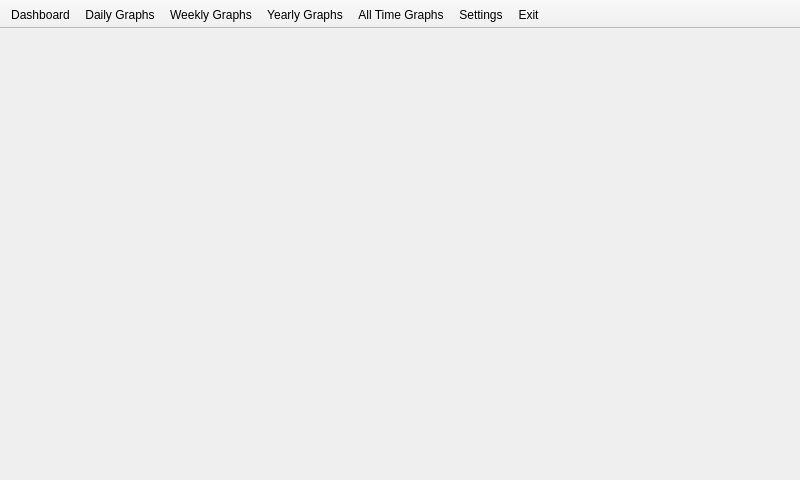
<?xml version="1.0" encoding="UTF-8"?>
<ui version="4.0">
 <class>MainWindow</class>
 <widget class="QMainWindow" name="MainWindow">
  <property name="geometry">
   <rect>
    <x>0</x>
    <y>0</y>
    <width>800</width>
    <height>480</height>
   </rect>
  </property>
  <property name="sizePolicy">
   <sizepolicy hsizetype="Fixed" vsizetype="Fixed">
    <horstretch>0</horstretch>
    <verstretch>0</verstretch>
   </sizepolicy>
  </property>
  <property name="minimumSize">
   <size>
    <width>800</width>
    <height>480</height>
   </size>
  </property>
  <property name="maximumSize">
   <size>
    <width>800</width>
    <height>480</height>
   </size>
  </property>
  <property name="windowTitle">
   <string>Weather Station</string>
  </property>
  <widget class="QWidget" name="centralwidget">
   <property name="styleSheet">
    <string notr="true"/>
   </property>
   <layout class="QHBoxLayout" name="horizontalLayout_2">
    <property name="spacing">
     <number>0</number>
    </property>
    <property name="leftMargin">
     <number>0</number>
    </property>
    <property name="topMargin">
     <number>0</number>
    </property>
    <property name="rightMargin">
     <number>0</number>
    </property>
    <property name="bottomMargin">
     <number>0</number>
    </property>
    <item>
     <widget class="QStackedWidget" name="stackedWidget">
      <property name="sizePolicy">
       <sizepolicy hsizetype="Preferred" vsizetype="Preferred">
        <horstretch>1</horstretch>
        <verstretch>0</verstretch>
       </sizepolicy>
      </property>
      <property name="currentIndex">
       <number>1</number>
      </property>
      <widget class="QWidget" name="Dashboard">
       <layout class="QGridLayout" name="gridLayout">
        <property name="leftMargin">
         <number>4</number>
        </property>
        <property name="topMargin">
         <number>4</number>
        </property>
        <property name="rightMargin">
         <number>4</number>
        </property>
        <property name="bottomMargin">
         <number>4</number>
        </property>
        <property name="spacing">
         <number>4</number>
        </property>
        <item row="1" column="2">
         <widget class="QFrame" name="frame_2">
          <property name="sizePolicy">
           <sizepolicy hsizetype="Ignored" vsizetype="Ignored">
            <horstretch>1</horstretch>
            <verstretch>1</verstretch>
           </sizepolicy>
          </property>
          <property name="styleSheet">
           <string notr="true">border: 0px;</string>
          </property>
          <property name="frameShape">
           <enum>QFrame::StyledPanel</enum>
          </property>
          <property name="frameShadow">
           <enum>QFrame::Plain</enum>
          </property>
          <property name="lineWidth">
           <number>0</number>
          </property>
          <widget class="QFrame" name="frame_7">
           <property name="geometry">
            <rect>
             <x>0</x>
             <y>0</y>
             <width>394</width>
             <height>223</height>
            </rect>
           </property>
           <property name="sizePolicy">
            <sizepolicy hsizetype="Ignored" vsizetype="Ignored">
             <horstretch>1</horstretch>
             <verstretch>1</verstretch>
            </sizepolicy>
           </property>
           <property name="styleSheet">
            <string notr="true">border: 0px;</string>
           </property>
           <property name="frameShape">
            <enum>QFrame::StyledPanel</enum>
           </property>
           <property name="frameShadow">
            <enum>QFrame::Raised</enum>
           </property>
           <property name="lineWidth">
            <number>0</number>
           </property>
           <layout class="QHBoxLayout" name="horizontalLayout_6">
            <property name="spacing">
             <number>0</number>
            </property>
            <property name="leftMargin">
             <number>0</number>
            </property>
            <property name="topMargin">
             <number>0</number>
            </property>
            <property name="rightMargin">
             <number>0</number>
            </property>
            <property name="bottomMargin">
             <number>0</number>
            </property>
            <item>
             <widget class="QFrame" name="frame_10">
              <property name="sizePolicy">
               <sizepolicy hsizetype="Ignored" vsizetype="Ignored">
                <horstretch>3</horstretch>
                <verstretch>0</verstretch>
               </sizepolicy>
              </property>
              <property name="styleSheet">
               <string notr="true"/>
              </property>
              <property name="frameShape">
               <enum>QFrame::StyledPanel</enum>
              </property>
              <property name="frameShadow">
               <enum>QFrame::Raised</enum>
              </property>
              <layout class="QHBoxLayout" name="horizontalLayout_7">
               <property name="leftMargin">
                <number>30</number>
               </property>
               <property name="topMargin">
                <number>30</number>
               </property>
               <property name="rightMargin">
                <number>30</number>
               </property>
               <property name="bottomMargin">
                <number>30</number>
               </property>
               <item>
                <widget class="QLabel" name="label_16">
                 <property name="sizePolicy">
                  <sizepolicy hsizetype="Expanding" vsizetype="Minimum">
                   <horstretch>0</horstretch>
                   <verstretch>0</verstretch>
                  </sizepolicy>
                 </property>
                 <property name="text">
                  <string/>
                 </property>
                 <property name="pixmap">
                  <pixmap>images/humidity.png</pixmap>
                 </property>
                 <property name="scaledContents">
                  <bool>true</bool>
                 </property>
                 <property name="wordWrap">
                  <bool>false</bool>
                 </property>
                </widget>
               </item>
              </layout>
             </widget>
            </item>
            <item>
             <widget class="QFrame" name="frame_11">
              <property name="sizePolicy">
               <sizepolicy hsizetype="Ignored" vsizetype="Expanding">
                <horstretch>2</horstretch>
                <verstretch>0</verstretch>
               </sizepolicy>
              </property>
              <property name="minimumSize">
               <size>
                <width>0</width>
                <height>0</height>
               </size>
              </property>
              <property name="styleSheet">
               <string notr="true"/>
              </property>
              <property name="frameShape">
               <enum>QFrame::StyledPanel</enum>
              </property>
              <property name="frameShadow">
               <enum>QFrame::Raised</enum>
              </property>
              <layout class="QGridLayout" name="gridLayout_4">
               <property name="leftMargin">
                <number>20</number>
               </property>
               <property name="topMargin">
                <number>0</number>
               </property>
               <property name="rightMargin">
                <number>0</number>
               </property>
               <property name="bottomMargin">
                <number>0</number>
               </property>
               <property name="horizontalSpacing">
                <number>0</number>
               </property>
               <item row="3" column="1">
                <widget class="QLabel" name="minHumFeild">
                 <property name="text">
                  <string>TextLabel</string>
                 </property>
                </widget>
               </item>
               <item row="1" column="1">
                <widget class="QLabel" name="currenthumFeild">
                 <property name="text">
                  <string>TextLabel</string>
                 </property>
                </widget>
               </item>
               <item row="3" column="0">
                <widget class="QLabel" name="label_17">
                 <property name="sizePolicy">
                  <sizepolicy hsizetype="Preferred" vsizetype="Preferred">
                   <horstretch>0</horstretch>
                   <verstretch>0</verstretch>
                  </sizepolicy>
                 </property>
                 <property name="text">
                  <string>Minimum:</string>
                 </property>
                 <property name="alignment">
                  <set>Qt::AlignRight|Qt::AlignTrailing|Qt::AlignVCenter</set>
                 </property>
                </widget>
               </item>
               <item row="0" column="0">
                <widget class="QLabel" name="label_18">
                 <property name="sizePolicy">
                  <sizepolicy hsizetype="Preferred" vsizetype="Preferred">
                   <horstretch>0</horstretch>
                   <verstretch>0</verstretch>
                  </sizepolicy>
                 </property>
                 <property name="text">
                  <string>Maximum:</string>
                 </property>
                 <property name="alignment">
                  <set>Qt::AlignRight|Qt::AlignTrailing|Qt::AlignVCenter</set>
                 </property>
                </widget>
               </item>
               <item row="1" column="0">
                <widget class="QLabel" name="label_19">
                 <property name="sizePolicy">
                  <sizepolicy hsizetype="Preferred" vsizetype="Preferred">
                   <horstretch>0</horstretch>
                   <verstretch>0</verstretch>
                  </sizepolicy>
                 </property>
                 <property name="text">
                  <string>Current:</string>
                 </property>
                 <property name="alignment">
                  <set>Qt::AlignRight|Qt::AlignTrailing|Qt::AlignVCenter</set>
                 </property>
                </widget>
               </item>
               <item row="0" column="1">
                <widget class="QLabel" name="maxHumFeild">
                 <property name="text">
                  <string>TextLabel</string>
                 </property>
                </widget>
               </item>
              </layout>
             </widget>
            </item>
           </layout>
          </widget>
         </widget>
        </item>
        <item row="2" column="1">
         <widget class="QFrame" name="frame_3">
          <property name="sizePolicy">
           <sizepolicy hsizetype="Ignored" vsizetype="Ignored">
            <horstretch>1</horstretch>
            <verstretch>1</verstretch>
           </sizepolicy>
          </property>
          <property name="styleSheet">
           <string notr="true">border: 0px;</string>
          </property>
          <property name="frameShape">
           <enum>QFrame::StyledPanel</enum>
          </property>
          <property name="frameShadow">
           <enum>QFrame::Sunken</enum>
          </property>
          <widget class="QFrame" name="frame_15">
           <property name="geometry">
            <rect>
             <x>0</x>
             <y>0</y>
             <width>394</width>
             <height>223</height>
            </rect>
           </property>
           <property name="sizePolicy">
            <sizepolicy hsizetype="Ignored" vsizetype="Ignored">
             <horstretch>1</horstretch>
             <verstretch>1</verstretch>
            </sizepolicy>
           </property>
           <property name="styleSheet">
            <string notr="true">border: 0px;</string>
           </property>
           <property name="frameShape">
            <enum>QFrame::StyledPanel</enum>
           </property>
           <property name="frameShadow">
            <enum>QFrame::Raised</enum>
           </property>
           <property name="lineWidth">
            <number>0</number>
           </property>
           <layout class="QHBoxLayout" name="horizontalLayout_10">
            <property name="spacing">
             <number>0</number>
            </property>
            <property name="leftMargin">
             <number>0</number>
            </property>
            <property name="topMargin">
             <number>0</number>
            </property>
            <property name="rightMargin">
             <number>0</number>
            </property>
            <property name="bottomMargin">
             <number>0</number>
            </property>
            <item>
             <widget class="QFrame" name="frame_16">
              <property name="sizePolicy">
               <sizepolicy hsizetype="Ignored" vsizetype="Ignored">
                <horstretch>3</horstretch>
                <verstretch>0</verstretch>
               </sizepolicy>
              </property>
              <property name="styleSheet">
               <string notr="true"/>
              </property>
              <property name="frameShape">
               <enum>QFrame::StyledPanel</enum>
              </property>
              <property name="frameShadow">
               <enum>QFrame::Raised</enum>
              </property>
              <layout class="QHBoxLayout" name="horizontalLayout_11">
               <property name="leftMargin">
                <number>30</number>
               </property>
               <property name="topMargin">
                <number>30</number>
               </property>
               <property name="rightMargin">
                <number>30</number>
               </property>
               <property name="bottomMargin">
                <number>30</number>
               </property>
               <item>
                <widget class="QLabel" name="label_24">
                 <property name="sizePolicy">
                  <sizepolicy hsizetype="Expanding" vsizetype="Minimum">
                   <horstretch>0</horstretch>
                   <verstretch>0</verstretch>
                  </sizepolicy>
                 </property>
                 <property name="text">
                  <string/>
                 </property>
                 <property name="pixmap">
                  <pixmap>images/wind.png</pixmap>
                 </property>
                 <property name="scaledContents">
                  <bool>true</bool>
                 </property>
                 <property name="wordWrap">
                  <bool>false</bool>
                 </property>
                </widget>
               </item>
              </layout>
             </widget>
            </item>
            <item>
             <widget class="QFrame" name="frame_17">
              <property name="sizePolicy">
               <sizepolicy hsizetype="Ignored" vsizetype="Expanding">
                <horstretch>2</horstretch>
                <verstretch>0</verstretch>
               </sizepolicy>
              </property>
              <property name="minimumSize">
               <size>
                <width>0</width>
                <height>0</height>
               </size>
              </property>
              <property name="styleSheet">
               <string notr="true"/>
              </property>
              <property name="frameShape">
               <enum>QFrame::StyledPanel</enum>
              </property>
              <property name="frameShadow">
               <enum>QFrame::Raised</enum>
              </property>
              <layout class="QGridLayout" name="gridLayout_6">
               <property name="leftMargin">
                <number>20</number>
               </property>
               <property name="topMargin">
                <number>0</number>
               </property>
               <property name="rightMargin">
                <number>0</number>
               </property>
               <property name="bottomMargin">
                <number>0</number>
               </property>
               <property name="horizontalSpacing">
                <number>0</number>
               </property>
               <item row="3" column="1">
                <widget class="QLabel" name="windDirectFeild">
                 <property name="text">
                  <string>TextLabel</string>
                 </property>
                </widget>
               </item>
               <item row="1" column="1">
                <widget class="QLabel" name="windSpeedFeild">
                 <property name="text">
                  <string>TextLabel</string>
                 </property>
                </widget>
               </item>
               <item row="3" column="0">
                <widget class="QLabel" name="label_25">
                 <property name="sizePolicy">
                  <sizepolicy hsizetype="Preferred" vsizetype="Preferred">
                   <horstretch>0</horstretch>
                   <verstretch>0</verstretch>
                  </sizepolicy>
                 </property>
                 <property name="text">
                  <string>Direction:</string>
                 </property>
                 <property name="alignment">
                  <set>Qt::AlignRight|Qt::AlignTrailing|Qt::AlignVCenter</set>
                 </property>
                </widget>
               </item>
               <item row="0" column="0">
                <widget class="QLabel" name="label_26">
                 <property name="sizePolicy">
                  <sizepolicy hsizetype="Preferred" vsizetype="Preferred">
                   <horstretch>0</horstretch>
                   <verstretch>0</verstretch>
                  </sizepolicy>
                 </property>
                 <property name="text">
                  <string>Gust:</string>
                 </property>
                 <property name="alignment">
                  <set>Qt::AlignRight|Qt::AlignTrailing|Qt::AlignVCenter</set>
                 </property>
                </widget>
               </item>
               <item row="1" column="0">
                <widget class="QLabel" name="label_27">
                 <property name="sizePolicy">
                  <sizepolicy hsizetype="Preferred" vsizetype="Preferred">
                   <horstretch>0</horstretch>
                   <verstretch>0</verstretch>
                  </sizepolicy>
                 </property>
                 <property name="text">
                  <string>Average:</string>
                 </property>
                 <property name="alignment">
                  <set>Qt::AlignRight|Qt::AlignTrailing|Qt::AlignVCenter</set>
                 </property>
                </widget>
               </item>
               <item row="0" column="1">
                <widget class="QLabel" name="windGustFeild">
                 <property name="text">
                  <string>TextLabel</string>
                 </property>
                </widget>
               </item>
              </layout>
             </widget>
            </item>
           </layout>
          </widget>
         </widget>
        </item>
        <item row="1" column="1">
         <widget class="QFrame" name="frame">
          <property name="sizePolicy">
           <sizepolicy hsizetype="Ignored" vsizetype="Ignored">
            <horstretch>1</horstretch>
            <verstretch>1</verstretch>
           </sizepolicy>
          </property>
          <property name="styleSheet">
           <string notr="true">border: 0px;</string>
          </property>
          <property name="frameShape">
           <enum>QFrame::StyledPanel</enum>
          </property>
          <property name="frameShadow">
           <enum>QFrame::Raised</enum>
          </property>
          <property name="lineWidth">
           <number>0</number>
          </property>
          <widget class="QFrame" name="frame_5">
           <property name="geometry">
            <rect>
             <x>0</x>
             <y>0</y>
             <width>394</width>
             <height>223</height>
            </rect>
           </property>
           <property name="sizePolicy">
            <sizepolicy hsizetype="Ignored" vsizetype="Ignored">
             <horstretch>1</horstretch>
             <verstretch>1</verstretch>
            </sizepolicy>
           </property>
           <property name="styleSheet">
            <string notr="true">border: 0px;</string>
           </property>
           <property name="frameShape">
            <enum>QFrame::StyledPanel</enum>
           </property>
           <property name="frameShadow">
            <enum>QFrame::Raised</enum>
           </property>
           <property name="lineWidth">
            <number>0</number>
           </property>
           <layout class="QHBoxLayout" name="horizontalLayout">
            <property name="spacing">
             <number>0</number>
            </property>
            <property name="leftMargin">
             <number>0</number>
            </property>
            <property name="topMargin">
             <number>0</number>
            </property>
            <property name="rightMargin">
             <number>0</number>
            </property>
            <property name="bottomMargin">
             <number>0</number>
            </property>
            <item>
             <widget class="QFrame" name="frame_6">
              <property name="sizePolicy">
               <sizepolicy hsizetype="Ignored" vsizetype="Ignored">
                <horstretch>3</horstretch>
                <verstretch>0</verstretch>
               </sizepolicy>
              </property>
              <property name="styleSheet">
               <string notr="true"/>
              </property>
              <property name="frameShape">
               <enum>QFrame::StyledPanel</enum>
              </property>
              <property name="frameShadow">
               <enum>QFrame::Raised</enum>
              </property>
              <layout class="QHBoxLayout" name="horizontalLayout_4">
               <property name="spacing">
                <number>0</number>
               </property>
               <property name="leftMargin">
                <number>30</number>
               </property>
               <property name="topMargin">
                <number>30</number>
               </property>
               <property name="rightMargin">
                <number>30</number>
               </property>
               <property name="bottomMargin">
                <number>30</number>
               </property>
               <item>
                <widget class="QLabel" name="label_3">
                 <property name="sizePolicy">
                  <sizepolicy hsizetype="Expanding" vsizetype="Expanding">
                   <horstretch>0</horstretch>
                   <verstretch>0</verstretch>
                  </sizepolicy>
                 </property>
                 <property name="text">
                  <string/>
                 </property>
                 <property name="pixmap">
                  <pixmap>images/temp.png</pixmap>
                 </property>
                 <property name="scaledContents">
                  <bool>true</bool>
                 </property>
                 <property name="wordWrap">
                  <bool>false</bool>
                 </property>
                </widget>
               </item>
              </layout>
             </widget>
            </item>
            <item>
             <widget class="QFrame" name="frame_18">
              <property name="sizePolicy">
               <sizepolicy hsizetype="Ignored" vsizetype="Expanding">
                <horstretch>2</horstretch>
                <verstretch>0</verstretch>
               </sizepolicy>
              </property>
              <property name="minimumSize">
               <size>
                <width>0</width>
                <height>0</height>
               </size>
              </property>
              <property name="styleSheet">
               <string notr="true"/>
              </property>
              <property name="frameShape">
               <enum>QFrame::StyledPanel</enum>
              </property>
              <property name="frameShadow">
               <enum>QFrame::Raised</enum>
              </property>
              <layout class="QGridLayout" name="gridLayout_2">
               <property name="leftMargin">
                <number>20</number>
               </property>
               <property name="topMargin">
                <number>0</number>
               </property>
               <property name="rightMargin">
                <number>0</number>
               </property>
               <property name="bottomMargin">
                <number>0</number>
               </property>
               <property name="horizontalSpacing">
                <number>0</number>
               </property>
               <item row="3" column="1">
                <widget class="QLabel" name="minTempFeild">
                 <property name="text">
                  <string>TextLabel</string>
                 </property>
                </widget>
               </item>
               <item row="1" column="1">
                <widget class="QLabel" name="currentTempFeild">
                 <property name="text">
                  <string>TextLabel</string>
                 </property>
                </widget>
               </item>
               <item row="3" column="0">
                <widget class="QLabel" name="label_11">
                 <property name="sizePolicy">
                  <sizepolicy hsizetype="Preferred" vsizetype="Preferred">
                   <horstretch>0</horstretch>
                   <verstretch>0</verstretch>
                  </sizepolicy>
                 </property>
                 <property name="text">
                  <string>Minimum:</string>
                 </property>
                 <property name="alignment">
                  <set>Qt::AlignRight|Qt::AlignTrailing|Qt::AlignVCenter</set>
                 </property>
                </widget>
               </item>
               <item row="0" column="0">
                <widget class="QLabel" name="label_10">
                 <property name="sizePolicy">
                  <sizepolicy hsizetype="Preferred" vsizetype="Preferred">
                   <horstretch>0</horstretch>
                   <verstretch>0</verstretch>
                  </sizepolicy>
                 </property>
                 <property name="text">
                  <string>Maximum:</string>
                 </property>
                 <property name="alignment">
                  <set>Qt::AlignRight|Qt::AlignTrailing|Qt::AlignVCenter</set>
                 </property>
                </widget>
               </item>
               <item row="1" column="0">
                <widget class="QLabel" name="label_9">
                 <property name="sizePolicy">
                  <sizepolicy hsizetype="Preferred" vsizetype="Preferred">
                   <horstretch>0</horstretch>
                   <verstretch>0</verstretch>
                  </sizepolicy>
                 </property>
                 <property name="text">
                  <string>Current:</string>
                 </property>
                 <property name="alignment">
                  <set>Qt::AlignRight|Qt::AlignTrailing|Qt::AlignVCenter</set>
                 </property>
                </widget>
               </item>
               <item row="0" column="1">
                <widget class="QLabel" name="maxTempFeild">
                 <property name="text">
                  <string>TextLabel</string>
                 </property>
                </widget>
               </item>
              </layout>
             </widget>
            </item>
           </layout>
          </widget>
         </widget>
        </item>
        <item row="2" column="2">
         <widget class="QFrame" name="frame_4">
          <property name="sizePolicy">
           <sizepolicy hsizetype="Ignored" vsizetype="Ignored">
            <horstretch>1</horstretch>
            <verstretch>1</verstretch>
           </sizepolicy>
          </property>
          <property name="styleSheet">
           <string notr="true">border: 0px;</string>
          </property>
          <property name="frameShape">
           <enum>QFrame::StyledPanel</enum>
          </property>
          <property name="frameShadow">
           <enum>QFrame::Raised</enum>
          </property>
          <property name="lineWidth">
           <number>-1</number>
          </property>
          <widget class="QFrame" name="frame_12">
           <property name="geometry">
            <rect>
             <x>0</x>
             <y>0</y>
             <width>394</width>
             <height>223</height>
            </rect>
           </property>
           <property name="sizePolicy">
            <sizepolicy hsizetype="Ignored" vsizetype="Ignored">
             <horstretch>1</horstretch>
             <verstretch>1</verstretch>
            </sizepolicy>
           </property>
           <property name="styleSheet">
            <string notr="true">border: 0px;</string>
           </property>
           <property name="frameShape">
            <enum>QFrame::StyledPanel</enum>
           </property>
           <property name="frameShadow">
            <enum>QFrame::Raised</enum>
           </property>
           <property name="lineWidth">
            <number>0</number>
           </property>
           <layout class="QHBoxLayout" name="horizontalLayout_8">
            <property name="spacing">
             <number>0</number>
            </property>
            <property name="leftMargin">
             <number>0</number>
            </property>
            <property name="topMargin">
             <number>0</number>
            </property>
            <property name="rightMargin">
             <number>0</number>
            </property>
            <property name="bottomMargin">
             <number>0</number>
            </property>
            <item>
             <widget class="QFrame" name="frame_13">
              <property name="sizePolicy">
               <sizepolicy hsizetype="Ignored" vsizetype="Ignored">
                <horstretch>3</horstretch>
                <verstretch>0</verstretch>
               </sizepolicy>
              </property>
              <property name="styleSheet">
               <string notr="true"/>
              </property>
              <property name="frameShape">
               <enum>QFrame::StyledPanel</enum>
              </property>
              <property name="frameShadow">
               <enum>QFrame::Raised</enum>
              </property>
              <layout class="QHBoxLayout" name="horizontalLayout_9">
               <property name="leftMargin">
                <number>30</number>
               </property>
               <property name="topMargin">
                <number>30</number>
               </property>
               <property name="rightMargin">
                <number>30</number>
               </property>
               <property name="bottomMargin">
                <number>30</number>
               </property>
               <item>
                <widget class="QLabel" name="label_20">
                 <property name="sizePolicy">
                  <sizepolicy hsizetype="Expanding" vsizetype="Minimum">
                   <horstretch>0</horstretch>
                   <verstretch>0</verstretch>
                  </sizepolicy>
                 </property>
                 <property name="text">
                  <string/>
                 </property>
                 <property name="pixmap">
                  <pixmap>images/rain.png</pixmap>
                 </property>
                 <property name="scaledContents">
                  <bool>true</bool>
                 </property>
                 <property name="wordWrap">
                  <bool>false</bool>
                 </property>
                </widget>
               </item>
              </layout>
             </widget>
            </item>
            <item>
             <widget class="QFrame" name="frame_14">
              <property name="sizePolicy">
               <sizepolicy hsizetype="Ignored" vsizetype="Expanding">
                <horstretch>2</horstretch>
                <verstretch>0</verstretch>
               </sizepolicy>
              </property>
              <property name="minimumSize">
               <size>
                <width>0</width>
                <height>0</height>
               </size>
              </property>
              <property name="styleSheet">
               <string notr="true"/>
              </property>
              <property name="frameShape">
               <enum>QFrame::StyledPanel</enum>
              </property>
              <property name="frameShadow">
               <enum>QFrame::Raised</enum>
              </property>
              <layout class="QGridLayout" name="gridLayout_5">
               <property name="leftMargin">
                <number>20</number>
               </property>
               <property name="topMargin">
                <number>0</number>
               </property>
               <property name="rightMargin">
                <number>0</number>
               </property>
               <property name="bottomMargin">
                <number>0</number>
               </property>
               <property name="horizontalSpacing">
                <number>0</number>
               </property>
               <item row="2" column="1">
                <widget class="QLabel" name="nightRainFeild">
                 <property name="sizePolicy">
                  <sizepolicy hsizetype="Preferred" vsizetype="Expanding">
                   <horstretch>0</horstretch>
                   <verstretch>2</verstretch>
                  </sizepolicy>
                 </property>
                 <property name="text">
                  <string>TextLabel</string>
                 </property>
                </widget>
               </item>
               <item row="1" column="0">
                <widget class="QLabel" name="label_22">
                 <property name="sizePolicy">
                  <sizepolicy hsizetype="Preferred" vsizetype="Preferred">
                   <horstretch>0</horstretch>
                   <verstretch>0</verstretch>
                  </sizepolicy>
                 </property>
                 <property name="text">
                  <string>Day:</string>
                 </property>
                 <property name="alignment">
                  <set>Qt::AlignRight|Qt::AlignTrailing|Qt::AlignVCenter</set>
                 </property>
                </widget>
               </item>
               <item row="1" column="1">
                <widget class="QLabel" name="dayRainFeild">
                 <property name="sizePolicy">
                  <sizepolicy hsizetype="Preferred" vsizetype="Expanding">
                   <horstretch>0</horstretch>
                   <verstretch>2</verstretch>
                  </sizepolicy>
                 </property>
                 <property name="text">
                  <string>TextLabel</string>
                 </property>
                </widget>
               </item>
               <item row="2" column="0">
                <widget class="QLabel" name="label_23">
                 <property name="sizePolicy">
                  <sizepolicy hsizetype="Preferred" vsizetype="Preferred">
                   <horstretch>0</horstretch>
                   <verstretch>0</verstretch>
                  </sizepolicy>
                 </property>
                 <property name="text">
                  <string>Night:</string>
                 </property>
                 <property name="alignment">
                  <set>Qt::AlignRight|Qt::AlignTrailing|Qt::AlignVCenter</set>
                 </property>
                </widget>
               </item>
               <item row="3" column="1">
                <widget class="QFrame" name="spacer">
                 <property name="sizePolicy">
                  <sizepolicy hsizetype="Preferred" vsizetype="Expanding">
                   <horstretch>0</horstretch>
                   <verstretch>1</verstretch>
                  </sizepolicy>
                 </property>
                 <property name="frameShape">
                  <enum>QFrame::StyledPanel</enum>
                 </property>
                 <property name="frameShadow">
                  <enum>QFrame::Raised</enum>
                 </property>
                </widget>
               </item>
               <item row="0" column="1">
                <widget class="QFrame" name="spacer2">
                 <property name="sizePolicy">
                  <sizepolicy hsizetype="Preferred" vsizetype="Expanding">
                   <horstretch>0</horstretch>
                   <verstretch>1</verstretch>
                  </sizepolicy>
                 </property>
                 <property name="frameShape">
                  <enum>QFrame::StyledPanel</enum>
                 </property>
                 <property name="frameShadow">
                  <enum>QFrame::Raised</enum>
                 </property>
                </widget>
               </item>
              </layout>
             </widget>
            </item>
           </layout>
          </widget>
         </widget>
        </item>
       </layout>
      </widget>
      <widget class="QWidget" name="Daily_Graphs">
       <layout class="QGridLayout" name="gridLayout_3"/>
      </widget>
      <widget class="QWidget" name="Weekly_Graphs">
       <layout class="QGridLayout" name="gridLayout_7">
        <item row="0" column="0">
         <widget class="PlotWidget" name="tempWeeklyGraph" native="true"/>
        </item>
        <item row="0" column="1">
         <widget class="PlotWidget" name="humWeeklyGraph" native="true"/>
        </item>
        <item row="1" column="0">
         <widget class="PlotWidget" name="windWeeklyGraph" native="true"/>
        </item>
        <item row="1" column="1">
         <widget class="PlotWidget" name="rainWeeklyGraph" native="true"/>
        </item>
       </layout>
      </widget>
      <widget class="QWidget" name="Yearly_Graphs">
       <layout class="QGridLayout" name="gridLayout_8">
        <item row="0" column="0">
         <widget class="PlotWidget" name="tempYearlyGraph" native="true"/>
        </item>
        <item row="0" column="1">
         <widget class="PlotWidget" name="humYearlyGraph" native="true"/>
        </item>
        <item row="1" column="0">
         <widget class="PlotWidget" name="windYearlyGraph" native="true"/>
        </item>
        <item row="1" column="1">
         <widget class="PlotWidget" name="rainYearlyGraph" native="true"/>
        </item>
       </layout>
      </widget>
      <widget class="QWidget" name="All_Time_Graphs">
       <layout class="QGridLayout" name="gridLayout_9">
        <item row="0" column="0">
         <widget class="PlotWidget" name="tempAlltimeGraph" native="true"/>
        </item>
        <item row="0" column="1">
         <widget class="PlotWidget" name="humAlltimeGraph" native="true"/>
        </item>
        <item row="1" column="0">
         <widget class="PlotWidget" name="windAlltimeGraph" native="true"/>
        </item>
        <item row="1" column="1">
         <widget class="PlotWidget" name="rainAlltimeGraph" native="true"/>
        </item>
       </layout>
      </widget>
      <widget class="QWidget" name="Settings">
       <widget class="QWidget" name="formLayoutWidget">
        <property name="geometry">
         <rect>
          <x>90</x>
          <y>40</y>
          <width>531</width>
          <height>351</height>
         </rect>
        </property>
        <layout class="QFormLayout" name="formLayout">
         <item row="0" column="0">
          <widget class="QLabel" name="label">
           <property name="text">
            <string>Date and Time</string>
           </property>
          </widget>
         </item>
         <item row="0" column="1">
          <widget class="QDateTimeEdit" name="dateTimeEdit"/>
         </item>
         <item row="1" column="0">
          <widget class="QLabel" name="label_2">
           <property name="text">
            <string>stuff?</string>
           </property>
          </widget>
         </item>
         <item row="1" column="1">
          <widget class="QLineEdit" name="lineEdit"/>
         </item>
        </layout>
       </widget>
       <widget class="QPushButton" name="pushButton_6">
        <property name="geometry">
         <rect>
          <x>640</x>
          <y>410</y>
          <width>75</width>
          <height>23</height>
         </rect>
        </property>
        <property name="text">
         <string>OK</string>
        </property>
       </widget>
       <widget class="QPushButton" name="pushButton_7">
        <property name="geometry">
         <rect>
          <x>540</x>
          <y>410</y>
          <width>75</width>
          <height>23</height>
         </rect>
        </property>
        <property name="text">
         <string>Reset</string>
        </property>
       </widget>
       <widget class="QLabel" name="label_8">
        <property name="geometry">
         <rect>
          <x>0</x>
          <y>0</y>
          <width>91</width>
          <height>16</height>
         </rect>
        </property>
        <property name="text">
         <string>Settings</string>
        </property>
       </widget>
      </widget>
     </widget>
    </item>
   </layout>
  </widget>
  <widget class="QToolBar" name="toolBar">
   <property name="windowTitle">
    <string>toolBar</string>
   </property>
   <property name="movable">
    <bool>false</bool>
   </property>
   <property name="allowedAreas">
    <set>Qt::TopToolBarArea</set>
   </property>
   <property name="floatable">
    <bool>false</bool>
   </property>
   <attribute name="toolBarArea">
    <enum>TopToolBarArea</enum>
   </attribute>
   <attribute name="toolBarBreak">
    <bool>false</bool>
   </attribute>
   <addaction name="actionDashboard"/>
   <addaction name="actionDaily_Graphs"/>
   <addaction name="actionWeekly_Graphs"/>
   <addaction name="actionYearly_Graphs"/>
   <addaction name="actionAll_Time_Graphs"/>
   <addaction name="actionSettings"/>
   <addaction name="actionExit"/>
  </widget>
  <action name="actionDashboard">
   <property name="text">
    <string>Dashboard</string>
   </property>
  </action>
  <action name="actionDaily_Graphs">
   <property name="text">
    <string>Daily Graphs</string>
   </property>
  </action>
  <action name="actionWeekly_Graphs">
   <property name="text">
    <string>Weekly Graphs</string>
   </property>
  </action>
  <action name="actionYearly_Graphs">
   <property name="text">
    <string>Yearly Graphs</string>
   </property>
  </action>
  <action name="actionAll_Time_Graphs">
   <property name="text">
    <string>All Time Graphs</string>
   </property>
  </action>
  <action name="actionSettings">
   <property name="checkable">
    <bool>false</bool>
   </property>
   <property name="text">
    <string>Settings</string>
   </property>
  </action>
  <action name="actionExit">
   <property name="text">
    <string>Exit</string>
   </property>
  </action>
 </widget>
 <customwidgets>
  <customwidget>
   <class>PlotWidget</class>
   <extends>QWidget</extends>
   <header>pyqtgraph</header>
   <container>1</container>
  </customwidget>
 </customwidgets>
 <resources/>
 <connections/>
</ui>
